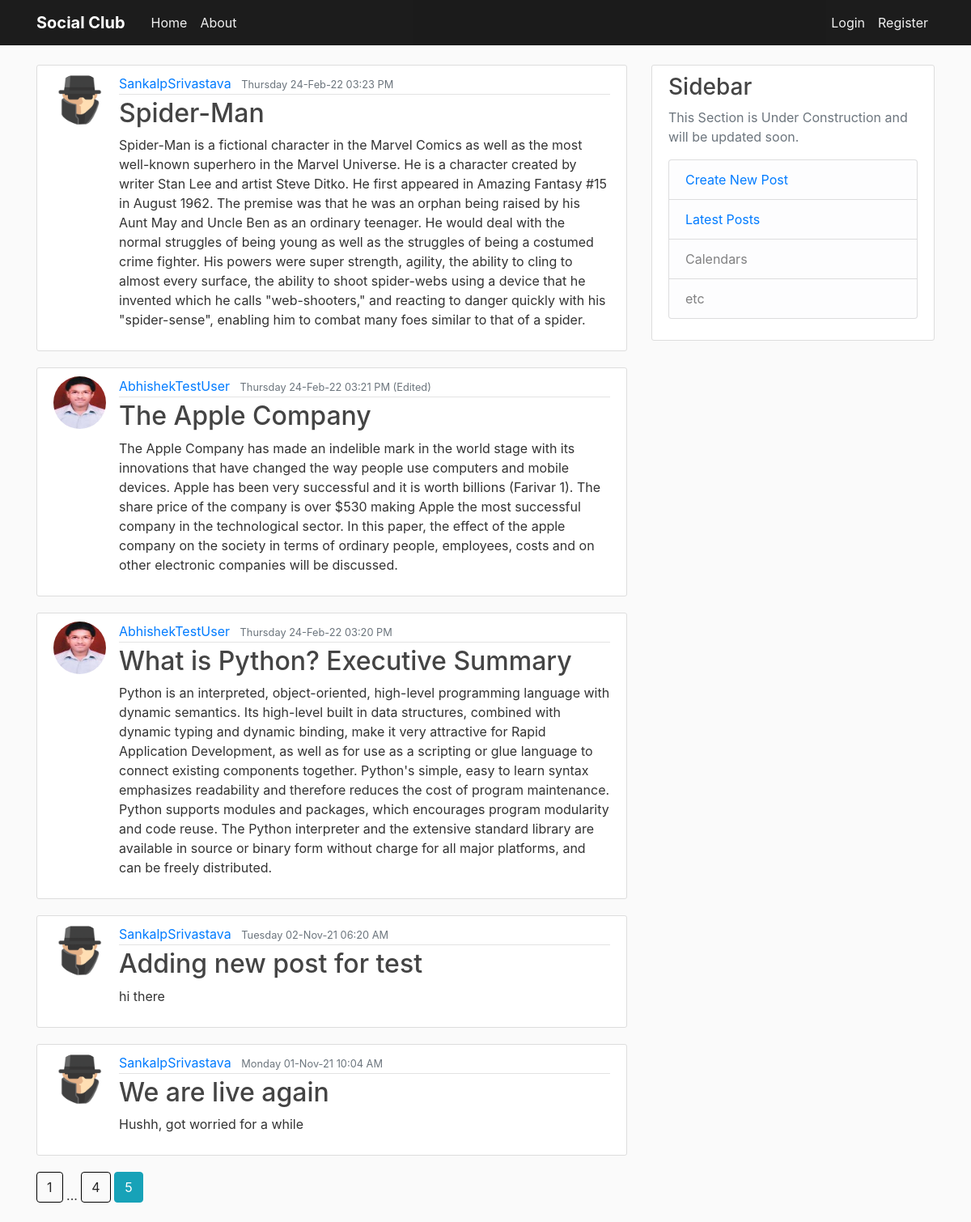
/home?page=5, run on the app's committed database.
### flaskblog/models.py (models this page shows, shortened)
class Post(db.Model):
    id = db.Column(db.Integer, primary_key=True)
    title = db.Column(db.String(100), nullable=False)
    date_posted = db.Column(db.DateTime, nullable=False,
                            default=datetime.utcnow)
    content = db.Column(db.Text, nullable=False)
    user_id = db.Column(db.Integer, db.ForeignKey('user.id'), nullable=False)
    post_edited = db.Column(db.Boolean,unique=False, default=False)

class User(db.Model,UserMixin):
    id = db.Column(db.Integer, primary_key=True)
    username = db.Column(db.String(20), unique=True, nullable=False)
    email = db.Column(db.String(120), unique=True, nullable=False)
    image_file = db.Column(db.String(20), nullable=False,
                           default='default.jpg')
    password = db.Column(db.String(60), nullable=False)
    date_of_join = db.Column(db.DateTime,default=datetime.utcnow())
    posts = db.relationship('Post', backref='author', lazy=True)

### flaskblog/main/routes.py (the view)
@main.route("/")
@main.route("/home")
def home():
    page = request.args.get('page',1,type=int)
    posts = Post.query.order_by(Post.date_posted.desc()).paginate(page = page ,per_page=5)
    return render_template('home.html', posts=posts,timezone=timezone)

### flaskblog/templates/home.html
{% extends "layout.html" %}
{% block content %}
{% for post in posts.items%}
<article class="media content-section">
  <a href ="{{url_for('users.user_posts',username=post.author.username)}}">
    <img alt="{{post.author.username}} Photo" class ="rounded-circle article-img" src ="{{url_for('static',filename='profile_pics/'+post.author.image_file)}}"></img></a>
    <div class="media-body">
        <div class="article-metadata">
            <a class="mr-2" href="{{url_for('users.user_posts',username=post.author.username)}}">{{ post.author.username }}</a>
            {%if post.post_edited %}
            <small class="text-muted">{{ post.date_posted.replace(tzinfo=timezone.utc).astimezone(tz=None).strftime('%A %d-%b-%y %I:%M %p') }} (Edited)</small>
            {%else%}
            <small class="text-muted">{{ post.date_posted.replace(tzinfo=timezone.utc).astimezone(tz=None).strftime('%A %d-%b-%y %I:%M %p') }}</small>
            {%endif%}
        </div>
        <h2><a class="article-title" href="{{url_for('posts.post',post_id=post.id)}}">{{ post.title }}</a></h2>
        <p class="article-content">{{ post.content }}</p>
    </div>
</article>
{% endfor %}
{% for page_num in posts.iter_pages(left_edge=1, right_edge=1, left_current=1, right_current=2) %}
  {% if page_num %}
    {% if posts.page == page_num %}
      <a class="btn btn-info mb-4" href="{{ url_for('main.home', page=page_num) }}">{{ page_num }}</a>
    {% else %}
      <a class="btn btn-outline-info mb-4" href="{{ url_for('main.home', page=page_num) }}">{{ page_num }}</a>
    {% endif %}
  {% else %}
    ...
  {% endif %}
{% endfor %}
{% endblock content %}
{% block sidebar %}
<div class="col-md-4 ">
  <div class="content-section">
    <h3>Sidebar</h3>
    <p class='text-muted'>This Section is Under Construction and will be updated soon.
    <ul class="list-group">
        <li class="list-group-item list-group-item-light"><a href="{{url_for('posts.new_post')}}">Create New Post</a></li>
        <li class="list-group-item list-group-item-light"><a href="{{url_for('main.home')}}">Latest Posts</a></li>
        <li class="list-group-item list-group-item-light">Calendars</li>
        <li class="list-group-item list-group-item-light">etc</li>
    </ul>
    </p>
</div>
</div>
{% endblock sidebar %}

### flaskblog/static/main.css (style rules this page uses)
body { background: #fafafa; color: #333333; margin-top: 5rem; }
h1, h2, h3, h4, h5, h6 { color: #444444; }
.content-section { background: #ffffff; padding: 10px 20px; border: 1px solid #dddddd; border-radius: 3px; margin-bottom: 20px; }
.article-title { color: #444444; }
.article-content { white-space: pre-line; }
.article-img { height: 65px; width: 65px; margin-right: 16px; }
.article-metadata { padding-bottom: 1px; margin-bottom: 4px; border-bottom: 1px solid #e3e3e3 }
.btn-outline-info { color: #0a0a0ae3; border-color: #000000; }

### data on the page
Post: image_file (placeholder picture), author.username "SankalpSrivastava", date_posted.replace "Thursday 24-Feb-22 03:23 PM", title "Spider-Man", content "Spider-Man is a fictional character in the Marvel Comics as well as the most well-known superhero in the Marvel Universe. He is a character created by writer Stan Lee and artist Steve Ditko. He first appeared in Amazing Fantasy #15 in August 1962. The premise was that he was an orphan being raised by his Aunt May and Uncle Ben as an ordinary teenager. He would deal with the normal struggles of being young as well as the struggles of being a costumed crime fighter. His powers were super strength, agility, the ability to cling to almost every surface, the ability to shoot spider-webs using a device that he invented which he calls \"web-shooters,\" and reacting to danger quickly with his…"
Post: image_file (picture), author.username "AbhishekTestUser", date_posted.replace "Thursday 24-Feb-22 03:21 PM", title "The Apple Company", content "The Apple Company has made an indelible mark in the world stage with its innovations that have changed the way people use computers and mobile devices. Apple has been very successful and it is worth billions (Farivar 1). The share price of the company is over $530 making Apple the most successful company in the technological sector. In this paper, the effect of the apple company on the society in terms of ordinary people, employees, costs and on other electronic companies will be discussed."
Post: image_file (picture), author.username "AbhishekTestUser", date_posted.replace "Thursday 24-Feb-22 03:20 PM", title "What is Python? Executive Summary", content "Python is an interpreted, object-oriented, high-level programming language with dynamic semantics. Its high-level built in data structures, combined with dynamic typing and dynamic binding, make it very attractive for Rapid Application Development, as well as for use as a scripting or glue language to connect existing components together. Python's simple, easy to learn syntax emphasizes readability and therefore reduces the cost of program maintenance. Python supports modules and packages, which encourages program modularity and code reuse. The Python interpreter and the extensive standard library are available in source or binary form without charge for all major platforms, and can be…"
Post: image_file (placeholder picture), author.username "SankalpSrivastava", date_posted.replace "Tuesday 02-Nov-21 06:20 AM", title "Adding new post for test", content "hi there"
Post: image_file (placeholder picture), author.username "SankalpSrivastava", date_posted.replace "Monday 01-Nov-21 10:04 AM", title "We are live again", content "Hushh, got worried for a while"

### other printed values
{{ page_num }} "1" "4"
{{ page_num }} "5"
